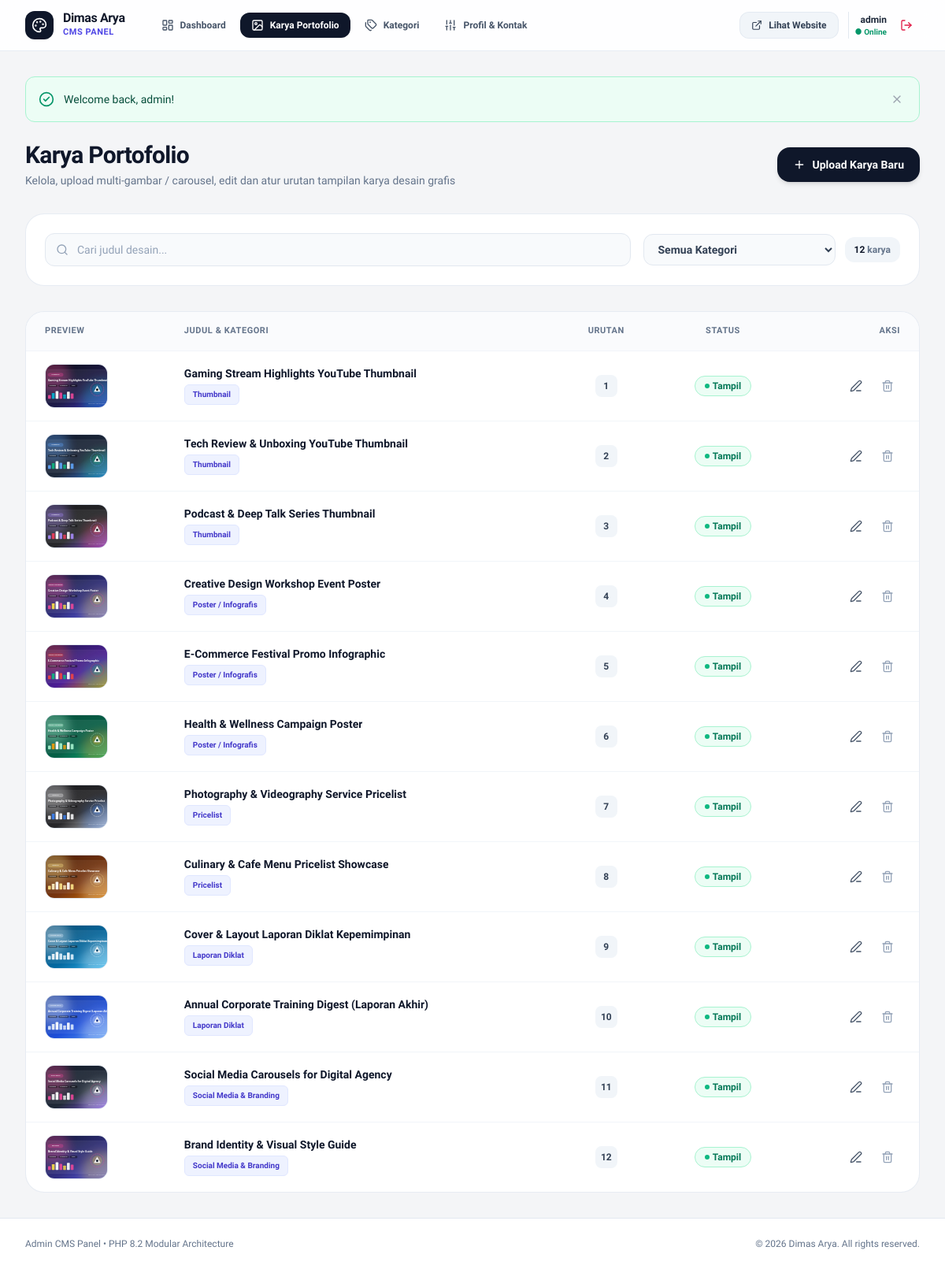
The app's page /admin/portfolio.php (signed in) with its own data.
### tables this page shows
CREATE TABLE IF NOT EXISTS users (
    id INT AUTO_INCREMENT PRIMARY KEY,
    username VARCHAR(50) UNIQUE NOT NULL,
    password VARCHAR(255) NOT NULL,
    email VARCHAR(100) NULL,
    created_at TIMESTAMP DEFAULT CURRENT_TIMESTAMP
);

CREATE TABLE IF NOT EXISTS portfolio_items (
    id INT AUTO_INCREMENT PRIMARY KEY,
    category_id INT NOT NULL,
    title VARCHAR(200) NOT NULL,
    image_url VARCHAR(255) NOT NULL,
    description TEXT NULL,
    client_name VARCHAR(100) NULL,
    tools_used VARCHAR(150) NULL,
    display_order INT DEFAULT 0,
    is_active TINYINT(1) DEFAULT 1,
    views_count INT DEFAULT 0,
    created_at TIMESTAMP DEFAULT CURRENT_TIMESTAMP,
    FOREIGN KEY (category_id) REFERENCES categories(id) ON DELETE CASCADE
);

CREATE TABLE IF NOT EXISTS categories (
    id INT AUTO_INCREMENT PRIMARY KEY,
    name VARCHAR(100) NOT NULL,
    slug VARCHAR(100) UNIQUE NOT NULL,
    display_order INT DEFAULT 0,
    created_at TIMESTAMP DEFAULT CURRENT_TIMESTAMP
);

### includes/auth.php (called while the page is built, shortened)
<?php
require_once __DIR__ . '/../config/helpers.php';
function current_user(): ?array {
    static $user = null;
    if ($user === null) {
        $db = get_db();
        $stmt = $db->prepare("SELECT id, username, email, created_at FROM users WHERE id = :id");
        $stmt->execute([':id' => $_SESSION['admin_user_id']]);
        $user = $stmt->fetch() ?: null;
    }
    return $user;
}

### admin/portfolio.php (the view, shortened to what this page needs)
<?php
require_once __DIR__ . '/includes/admin_header.php';
$portfolio_items = get_portfolio_items(null, false);
$total_count = count($portfolio_items);
?>
<div class="flex flex-col sm:flex-row sm:items-center justify-between gap-4 mb-8">
    <div>
        <h1 class="text-2xl sm:text-3xl font-black text-slate-900 tracking-tight">Karya Portofolio</h1>
        <p class="text-xs sm:text-sm text-slate-500 mt-1">Kelola, upload multi-gambar / carousel, edit dan atur urutan tampilan karya desain grafis</p>
    </div>
    <button type="button"
            data-open-modal="modal-add-portfolio"
            class="px-5 py-3 rounded-2xl bg-slate-900 hover:bg-slate-800 text-white font-bold text-xs sm:text-sm shadow-md transition-all flex items-center justify-center gap-2 active:scale-95 cursor-pointer">
        <i data-lucide="plus" class="w-4 h-4"></i>
        <span>Upload Karya Baru</span>
    </button>
</div>
<div class="bg-white rounded-3xl border border-slate-200/80 shadow-xs p-4 sm:p-6 mb-8">
    <div class="flex flex-col md:flex-row items-stretch md:items-center justify-between gap-4">
        <div class="relative flex-1">
            <div class="absolute inset-y-0 left-0 pl-3.5 flex items-center pointer-events-none text-slate-400">
            </div>
            <input type="text" id="admin-search-input"
                   placeholder="Cari judul desain..."
                   class="w-full pl-10 pr-4 py-2.5 rounded-xl bg-slate-50 border border-slate-200 text-slate-900 placeholder-slate-400 text-xs sm:text-sm focus:outline-none focus:ring-2 focus:ring-indigo-500 transition-all">
        </div>
        <div class="flex items-center gap-3">
            <select id="admin-category-filter"
                    class="py-2.5 pl-3.5 pr-8 rounded-xl bg-slate-50 border border-slate-200 text-slate-700 text-xs sm:text-sm font-semibold focus:outline-none focus:ring-2 focus:ring-indigo-500 cursor-pointer">
                <option value="all">Semua Kategori</option>
            </select>
            <span class="text-xs font-semibold text-slate-500 whitespace-nowrap bg-slate-100 px-3 py-2 rounded-xl">
                <span id="admin-item-count" class="font-bold text-slate-900"><?= $total_count ?></span> karya
            </span>
        </div>
    </div>
</div>
<div class="bg-white rounded-3xl border border-slate-200/80 shadow-xs overflow-hidden">
    <div class="overflow-x-auto">
        <table class="w-full text-left border-collapse">
            <thead>
                <tr class="border-b border-slate-100 bg-slate-50/75 text-[11px] font-bold text-slate-500 uppercase tracking-wider">
                    <th class="py-4 px-6">Preview</th>
                    <th class="py-4 px-6">Judul & Kategori</th>
                    <th class="py-4 px-6 text-center">Urutan</th>
                    <th class="py-4 px-6 text-center">Status</th>
                    <th class="py-4 px-6 text-right">Aksi</th>
                </tr>
            </thead>
            <tbody class="divide-y divide-slate-100 text-sm">
                <?php if (empty($portfolio_items)): ?>
                <tr>
                    <td colspan="5" class="text-center py-12 text-slate-400">
                        <i data-lucide="image-off" class="w-8 h-8 mx-auto mb-2 opacity-50"></i>
                        <p class="font-semibold text-slate-600">Belum ada karya portofolio.</p>
                    </td>
                </tr>
                <?php else: ?>
                <?php foreach ($portfolio_items as $item): ?>
                <tr class="portfolio-row hover:bg-slate-50/80 transition-colors"
                    data-id="<?= $item['id'] ?>"
                    data-title="<?= e($item['title']) ?>"
                    data-category="<?= e($item['category_slug']) ?>">
                    <td class="py-4 px-6">
                        <div class="relative w-20 h-14 rounded-xl overflow-hidden bg-slate-100 border border-slate-200 shadow-2xs flex-shrink-0 group">
                            <img src="<?= upload_url($item['image_url']) ?>"
                                 alt="<?= e($item['title']) ?>"
                                 class="w-full h-full object-cover">
                        </div>
                    </td>
                    <td class="py-4 px-6">
                        <div class="flex items-center gap-2">
                            <span class="font-bold text-slate-900 block leading-snug line-clamp-1">
                                <?= e($item['title']) ?>
                            </span>
                        </div>
                        <span class="inline-block mt-1 px-2.5 py-0.5 rounded-md bg-indigo-50 text-indigo-700 text-[10px] font-bold border border-indigo-100">
                            <?= e($item['category_name']) ?>
                        </span>
                    </td>
                    <td class="py-4 px-6 text-center">
                        <span class="inline-flex items-center justify-center w-7 h-7 rounded-lg bg-slate-100 text-slate-700 font-bold text-xs">
                            <?= (int)$item['display_order'] ?>
                        </span>
                    </td>
                    <td class="py-4 px-6 text-center">
                        <form action="<?= base_url('admin/portfolio_action.php') ?>" method="POST" class="inline-block">
                            <button type="submit"
                                    class="inline-flex items-center gap-1 px-3 py-1 rounded-full text-xs font-semibold transition-all <?= $item['is_active'] ? 'bg-emerald-50 text-emerald-700 border border-emerald-200 hover:bg-emerald-100' : 'bg-slate-100 text-slate-500 border border-slate-200 hover:bg-slate-200' ?>"
                                    title="Klik untuk ubah status visibilitas">
                                <span class="w-1.5 h-1.5 rounded-full <?= $item['is_active'] ? 'bg-emerald-500' : 'bg-slate-400' ?>"></span>
                                <?= $item['is_active'] ? 'Tampil' : 'Draft' ?>
                            </button>
                        </form>
                    </td>
                    <td class="py-4 px-6 text-right">
                        <div class="flex items-center justify-end space-x-2">
                            <button type="button"
                                    class="btn-edit-portfolio p-2 rounded-xl text-slate-600 hover:text-indigo-600 hover:bg-indigo-50 transition-colors"
                                    title="Edit Karya"
                                    data-id="<?= $item['id'] ?>"
                                    data-title="<?= e($item['title']) ?>"
                                    data-category-id="<?= $item['category_id'] ?>"
                                    data-desc="<?= e($item['description'] ?? '') ?>"
                                    data-order="<?= $item['display_order'] ?>"
                                    data-active="<?= $item['is_active'] ?>"
                                    data-image="<?= upload_url($item['image_url']) ?>"
                                    data-images='<?= htmlspecialchars(json_encode($item['images'] ?? []), ENT_QUOTES, 'UTF-8') ?>'>
                                <i data-lucide="edit-3" class="w-4 h-4"></i>
                            </button>
                            <button type="button"
                                    class="btn-delete-portfolio p-2 rounded-xl text-slate-400 hover:text-rose-600 hover:bg-rose-50 transition-colors"
                                    title="Hapus Karya"
                                    data-id="<?= $item['id'] ?>"
                                    data-title="<?= e($item['title']) ?>">
                                <i data-lucide="trash-2" class="w-4 h-4"></i>
                            </button>
                        </div>
                    </td>
                </tr>
                <?php endforeach; ?>
                <?php endif; ?>
            </tbody>
        </table>
    </div>
</div>
<?php require_once __DIR__ . '/includes/admin_footer.php'; ?>

### admin/includes/admin_header.php (shortened to what this page needs)
<?php
require_once __DIR__ . '/../../config/helpers.php';
require_once __DIR__ . '/../../includes/auth.php';
$current_page  = basename($_SERVER['PHP_SELF'] ?? '');
$admin_user    = current_user();
$designer_name = get_setting('designer_name', 'Dimas Arya');
?>
<!DOCTYPE html>
<html lang="id" class="h-full bg-slate-50">
<head>
    <script src="https://cdn.tailwindcss.com"></script>
    <link rel="stylesheet" href="<?= asset_url('css/custom.css') ?>">
</head>
<body class="h-full flex flex-col antialiased text-slate-800 bg-[#F4F5F7]">
    <nav class="sticky top-0 z-40 bg-white/90 backdrop-blur-md border-b border-slate-200/80 shadow-xs">
        <div class="max-w-7xl mx-auto px-4 sm:px-6 lg:px-8">
            <div class="flex items-center justify-between h-16">
                <div class="flex items-center gap-8">
                    <a href="<?= base_url('admin/index.php') ?>" class="flex items-center gap-3 group">
                        <div class="w-9 h-9 rounded-xl bg-slate-900 text-white flex items-center justify-center font-bold text-base shadow-sm group-hover:bg-indigo-600 transition-colors">
                            <i data-lucide="palette" class="w-5 h-5"></i>
                        </div>
                        <div>
                            <span class="font-extrabold text-slate-900 tracking-tight text-base block leading-none">
                                <?= e($designer_name) ?>
                            </span>
                            <span class="text-[11px] font-semibold text-indigo-600 uppercase tracking-wider block mt-0.5">
                                CMS Panel
                            </span>
                        </div>
                    </a>
                    <div class="hidden md:flex items-center space-x-1">
                        <a href="<?= base_url('admin/index.php') ?>"
                           class="px-3.5 py-2 rounded-xl text-xs font-bold transition-all flex items-center gap-2 <?= $current_page === 'index.php' ? 'bg-slate-900 text-white shadow-xs' : 'text-slate-600 hover:text-slate-900 hover:bg-slate-100' ?>">
                            <i data-lucide="layout-dashboard" class="w-4 h-4"></i>
                            <span>Dashboard</span>
                        </a>
                        <a href="<?= base_url('admin/portfolio.php') ?>"
                           class="px-3.5 py-2 rounded-xl text-xs font-bold transition-all flex items-center gap-2 <?= $current_page === 'portfolio.php' ? 'bg-slate-900 text-white shadow-xs' : 'text-slate-600 hover:text-slate-900 hover:bg-slate-100' ?>">
                            <i data-lucide="image" class="w-4 h-4"></i>
                            <span>Karya Portofolio</span>
                        </a>
                        <a href="<?= base_url('admin/categories.php') ?>"
                           class="px-3.5 py-2 rounded-xl text-xs font-bold transition-all flex items-center gap-2 <?= $current_page === 'categories.php' ? 'bg-slate-900 text-white shadow-xs' : 'text-slate-600 hover:text-slate-900 hover:bg-slate-100' ?>">
                            <i data-lucide="tags" class="w-4 h-4"></i>
                            <span>Kategori</span>
                        </a>
                        <a href="<?= base_url('admin/settings.php') ?>"
                           class="px-3.5 py-2 rounded-xl text-xs font-bold transition-all flex items-center gap-2 <?= $current_page === 'settings.php' ? 'bg-slate-900 text-white shadow-xs' : 'text-slate-600 hover:text-slate-900 hover:bg-slate-100' ?>">
                            <i data-lucide="sliders" class="w-4 h-4"></i>
                            <span>Profil & Kontak</span>
                        </a>
                    </div>
                </div>
                <div class="flex items-center space-x-3">
                    <a href="<?= base_url() ?>" target="_blank"
                       class="hidden sm:inline-flex items-center gap-2 px-3.5 py-2 rounded-xl bg-slate-100 hover:bg-slate-200 text-slate-700 text-xs font-semibold border border-slate-200/80 transition-colors">
                        <i data-lucide="external-link" class="w-3.5 h-3.5"></i>
                        <span>Lihat Website</span>
                    </a>
                    <div class="flex items-center pl-2 border-l border-slate-200 space-x-2">
                        <div class="text-right hidden sm:block">
                            <span class="block text-xs font-bold text-slate-800"><?= e($admin_user['username'] ?? 'Admin') ?></span>
                            <span class="block text-[10px] text-emerald-600 font-semibold">● Online</span>
                        </div>
                        <a href="<?= base_url('admin/logout.php') ?>"
                           onclick="return confirm('Apakah Anda yakin ingin keluar dari Admin Panel?')"
                           class="p-2 rounded-xl text-rose-600 hover:bg-rose-50 border border-transparent hover:border-rose-100 transition-colors"
                           title="Keluar / Logout">
                            <i data-lucide="log-out" class="w-4 h-4"></i>
                        </a>
                    </div>
                </div>
            </div>
        </div>
    </nav>
    <main class="flex-1 max-w-7xl w-full mx-auto px-4 sm:px-6 lg:px-8 py-8">
        <?= render_flashes() ?>

### assets/css/custom.css (style rules this page uses)
:root { --bg-primary: #F8F9FA; --bg-card: #FFFFFF; --text-main: #1E293B; --text-muted: #64748B; --accent-emerald: #10B981; --accent-indigo: #4F46E5; }
body { font-family: 'Plus Jakarta Sans', -apple-system, BlinkMacSystemFont, 'Segoe UI', Roboto, sans-serif; background-color: var(--bg-primary); color: var(--text-main); overflow-x: hidden; scroll-behavior: smooth; }

### records on screen
users: username "admin"
portfolio_items: image_url (picture), title "Gaming Stream Highlights YouTube Thumbnail", category.name "Thumbnail", display_order "1", is_active 1 (drawn)
portfolio_items: image_url (picture), title "Tech Review & Unboxing YouTube Thumbnail", category.name "Thumbnail", display_order "2", is_active 1 (drawn)
portfolio_items: image_url (picture), title "Podcast & Deep Talk Series Thumbnail", category.name "Thumbnail", display_order "3", is_active 1 (drawn)
portfolio_items: image_url (picture), title "Creative Design Workshop Event Poster", category.name "Poster / Infografis", display_order "4", is_active 1 (drawn)
portfolio_items: image_url (picture), title "E-Commerce Festival Promo Infographic", category.name "Poster / Infografis", display_order "5", is_active 1 (drawn)
portfolio_items: image_url (picture), title "Health & Wellness Campaign Poster", category.name "Poster / Infografis", display_order "6", is_active 1 (drawn)
portfolio_items: image_url (picture), title "Photography & Videography Service Pricelist", category.name "Pricelist", display_order "7", is_active 1 (drawn)
portfolio_items: image_url (picture), title "Culinary & Cafe Menu Pricelist Showcase", category.name "Pricelist", display_order "8", is_active 1 (drawn)
portfolio_items: image_url (picture), title "Cover & Layout Laporan Diklat Kepemimpinan", category.name "Laporan Diklat", display_order "9", is_active 1 (drawn)
portfolio_items: image_url (picture), title "Annual Corporate Training Digest (Laporan Akhir)", category.name "Laporan Diklat", display_order "10", is_active 1 (drawn)
portfolio_items: image_url (picture), title "Social Media Carousels for Digital Agency", category.name "Social Media & Branding", display_order "11", is_active 1 (drawn)
portfolio_items: image_url (picture), title "Brand Identity & Visual Style Guide", category.name "Social Media & Branding", display_order "12", is_active 1 (drawn)

### other values on screen
$designer_name "Dimas Arya"
$f['message'] "Welcome back, admin!"
$total_count "12"
